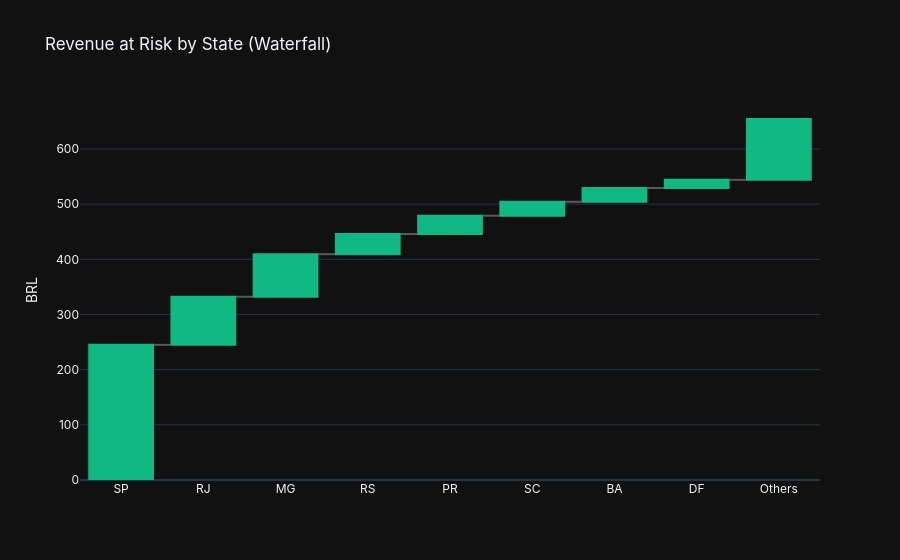

Write notebook code for a chart like this one.
### Markdown cell above
## 6. Revenue at Risk by State — Waterfall

### Code cell
state_risk = df.groupby('customer_state')['revenue_at_risk'].sum().nlargest(8).reset_index()
others = df.groupby('customer_state')['revenue_at_risk'].sum().sort_values(ascending=False)[8:].sum()
state_risk = pd.concat([state_risk,
    pd.DataFrame({'customer_state':['Others'],'revenue_at_risk':[others]})], ignore_index=True)

fig_wf = go.Figure(go.Waterfall(
    name='Revenue at Risk', orientation='v',
    measure=['relative']*len(state_risk),
    x=state_risk['customer_state'],
    y=state_risk['revenue_at_risk'],
    connector={'line':{'color':'rgba(255,255,255,0.3)'}},
    decreasing={'marker':{'color':'#ef4444'}},
    increasing={'marker':{'color':'#10b981'}},
))
fig_wf.update_layout(title='Revenue at Risk by State (Waterfall)',
    template='plotly_dark', font_family='Inter', yaxis_title='BRL')
fig_wf.show()

### Figure 1 — Plotly figure (JSON) as saved in the notebook; plotly's stock layout.template omitted (floating-point values rounded to 4 significant figures)
{"data": [{"connector": {"line": {"color": "rgba(255,255,255,0.3)"}}, "decreasing": {"marker": {"color": "#ef4444"}}, "increasing": {"marker": {"color": "#10b981"}}, "measure": ["relative", "relative", "relative", "relative", "relative", "relative", "relative", "relative", "relative"], "name": "Revenue at Risk", "orientation": "v", "type": "waterfall", "x": ["SP", "RJ", "MG", "RS", "PR", "SC", "BA", "DF", "Others"], "y": [244.9, 87.17, 77.16, 36.58, 33.17, 25.22, 25.07, 14.72, 110.3]}], "layout": {"font": {"family": "Inter"}, "title": {"text": "Revenue at Risk by State (Waterfall)"}, "yaxis": {"title": {"text": "BRL"}}}}
